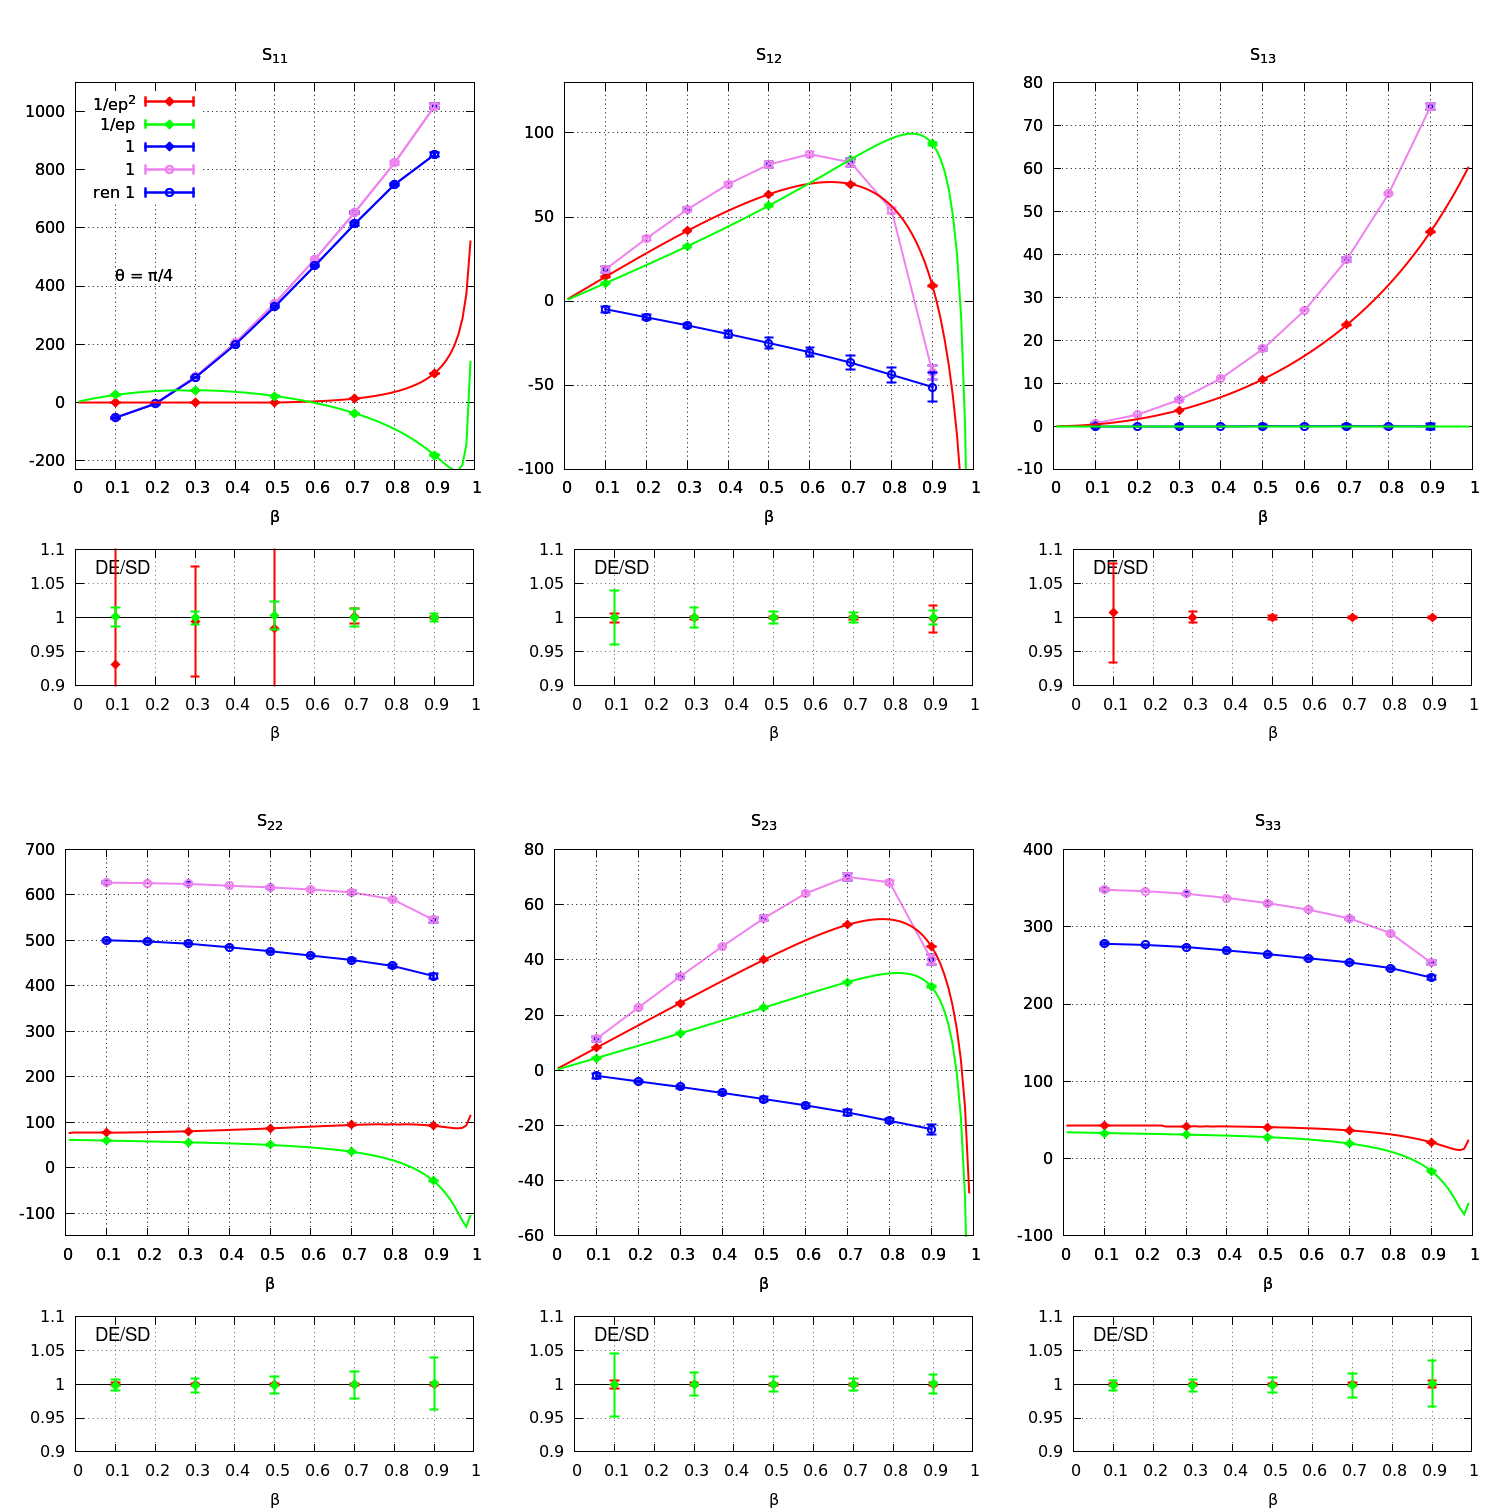

This figure's gnuplot source:
#
 
set terminal pngcairo enhanced size 21in, 21in 
set output 'soft-function-gg-re-beta.png'

set multiplot

set ylabel ""
set xlabel "{/Symbol b}"
#set format y "10^{%T}"

set style line 1 lt 1 lw 2 pt 13 ps 1.2 lc rgb "red" 
set style line 2 lt 1 lw 2 pt 13 ps 1.2 lc rgb "green" 
set style line 3 lt 1 lw 2 pt 13 ps 1.2 lc rgb "blue" 
set style line 4 lt 1 lw 2 pt 13 ps 1.2 lc rgb "violet" 

set grid
set xrange [0:1]
set xtics 0.1
set size 0.333333, 0.333333

#-----------------------------------------------------------------------------
#-----------------------------------------------------------------------------
#-- Plots
#-----------------------------------------------------------------------------
#-----------------------------------------------------------------------------

#-----------------------------------------------------------------------------
set origin 0, 0.65
set key top left spacing 1.2
set title 'S_{11}'
set yrange [-230:1100]
#set yrange [-230:130]
set label 2 "{/Symbol q} = {/Symbol p}/4" at graph 0.10, 0.50 left

plot   \
  '<paste ../tabletad11gg.dat ../tablebub11gg.dat ../table2cut11gg.dat ../oldtable1cutgg.dat'  \
  u 1:($2+$6+$24+$32):($25) w err ls 1 t '1/ep^2',\
  '<paste ../tabletad11gg.dat ../tablebub11gg.dat ../table2cut11gg.dat ../oldtable1cutgg.dat'  \
  u 1:($3+$7+$26+$33):($27) w err ls 2 t '1/ep',\
  '<paste ../tabletad11gg.dat ../tablebub11gg.dat ../table2cut11gg.dat ../oldtable1cutgg.dat'  \
  u 1:($4+$8+$28+$34):($29) w err ls 3 t '1',\
  '../tablealtgg.dat' u 1:2:3 w err ls 4 pt 6 t '1',\
  '' u 1:2 w l ls 4 t '',\
  '<paste ../tablealtgg.dat ../common/tablerge2ep0gg.dat' u 1:($2+$15):3 w err ls 3 pt 6 t 'ren 1',\
  '' u 1:($2+$15) w l ls 3 t ''


replot \
  '../common/tablergegg.dat' u 1:(-$2) w l ls 1 t '',\
  '../common/tablergegg.dat' u 1:(-$3) w l ls 2 t ''

#-----------------------------------------------------------------------------
set origin 0.33, 0.65
set key top left
set title 'S_{12}'
unset label 2 
set yrange [-100:130]

plot   \
  '<paste ../tabletad12gg.dat ../tablebub12gg.dat ../table2cut12gg.dat ../oldtable1cutgg.dat'  \
  u 1:($2+$6+$24+$36):($25) w err ls 1 t '',\
  '<paste ../tabletad12gg.dat ../tablebub12gg.dat ../table2cut12gg.dat ../oldtable1cutgg.dat'  \
  u 1:($3+$7+$26+$37):($27) w err ls 2 t '',\
  '<paste ../tabletad12gg.dat ../tablebub12gg.dat ../table2cut12gg.dat ../oldtable1cutgg.dat'  \
  u 1:($4+$8+$28+$38):($29) w err ls 3 t '',\
  '../tablealtgg.dat' u 1:4:5 w err ls 4 pt 6 t '',\
  '' u 1:4 w l ls 4 t '',\
  '<paste ../tablealtgg.dat ../common/tablerge2ep0gg.dat' u 1:($4+$16):3 w err ls 3 pt 6 t '',\
  '' u 1:($4+$16) w l ls 3 t ''

plot \
  '../common/tablergegg.dat' u 1:(-$4) w l ls 1 t '',\
  '../common/tablergegg.dat' u 1:(-$5) w l ls 2 t ''

#-----------------------------------------------------------------------------
set origin 0.66, 0.65
set key top left
set title 'S_{13}'
set yrange [-10:80]

plot   \
  '<paste ../tabletad13gg.dat ../tablebub13gg.dat ../table2cut13gg.dat ../oldtable1cutgg.dat'  \
  u 1:($2+$6+$24+$40):($25) w err ls 1 t '',\
  '<paste ../tabletad13gg.dat ../tablebub13gg.dat ../table2cut13gg.dat ../oldtable1cutgg.dat'  \
  u 1:($3+$7+$26+$41):($27) w err ls 2 t '',\
  '<paste ../tabletad13gg.dat ../tablebub13gg.dat ../table2cut13gg.dat ../oldtable1cutgg.dat'  \
  u 1:($4+$8+$28+$42):($29) w err ls 3 t '',\
  '../tablealtgg.dat' u 1:6:7 w err ls 4 pt 6 t '',\
  '' u 1:6 w l ls 4 t '',\
  '<paste ../tablealtgg.dat ../common/tablerge2ep0gg.dat' u 1:($6+$17):7 w err ls 3 pt 6 t '',\
  '' u 1:($6+$17) w l ls 3 t ''


plot \
  '../common/tablergegg.dat' u 1:(-$6) w l ls 1 t '',\
  '../common/tablergegg.dat' u 1:(-$7) w l ls 2 t ''

#-----------------------------------------------------------------------------
set origin 0, 0.142857
set key bottom left
set title 'S_{22}'
set yrange [-150:700]

plot   \
  '<paste ../tabletad22gg.dat ../tablebub22gg.dat ../table2cut22gg.dat ../oldtable1cutgg.dat'  \
  u 1:($2+$6+$24+$44):($25) w err ls 1 t '',\
  '<paste ../tabletad22gg.dat ../tablebub22gg.dat ../table2cut22gg.dat ../oldtable1cutgg.dat'  \
  u 1:($3+$7+$26+$45):($27) w err ls 2 t '',\
  '<paste ../tabletad22gg.dat ../tablebub22gg.dat ../table2cut22gg.dat ../oldtable1cutgg.dat'  \
  u 1:($4+$8+$28+$46):($29) w err ls 3 t '',\
  '../tablealtgg.dat' u 1:8:9 w err ls 4 pt 6 t '',\
  '' u 1:8 w l ls 4 t '',\
  '<paste ../tablealtgg.dat ../common/tablerge2ep0gg.dat' u 1:($8+$18):9 w err ls 3 pt 6 t '',\
  '' u 1:($8+$18) w l ls 3 t ''

plot \
  '../common/tablergegg.dat' u 1:(-$8) w l ls 1 t '',\
  '../common/tablergegg.dat' u 1:(-$9) w l ls 2 t ''

#-----------------------------------------------------------------------------
set origin 0.33, 0.142857
set key top left
set title 'S_{23}'
set yrange [-60:80]

plot   \
  '<paste ../tabletad23gg.dat ../tablebub23gg.dat ../table2cut23gg.dat ../oldtable1cutgg.dat'  \
  u 1:($2+$6+$24+$48):($25) w err ls 1 t '',\
  '<paste ../tabletad23gg.dat ../tablebub23gg.dat ../table2cut23gg.dat ../oldtable1cutgg.dat'  \
  u 1:($3+$7+$26+$49):($27) w err ls 2 t '',\
  '<paste ../tabletad23gg.dat ../tablebub23gg.dat ../table2cut23gg.dat ../oldtable1cutgg.dat'  \
  u 1:($4+$8+$28+$50):($29) w err ls 3 t '',\
  '../tablealtgg.dat' u 1:10:11 w err ls 4 pt 6 t '',\
  '' u 1:10 w l ls 4 t '',\
  '<paste ../tablealtgg.dat ../common/tablerge2ep0gg.dat' u 1:($10+$19):11 w err ls 3 pt 6 t '',\
  '' u 1:($10+$19) w l ls 3 t ''


plot \
  '../common/tablergegg.dat' u 1:(-$10) w l ls 1 t '',\
  '../common/tablergegg.dat' u 1:(-$11) w l ls 2 t ''

#-----------------------------------------------------------------------------
set origin 0.66, 0.142857
set key top left
set title 'S_{33}'
set yrange [-100:400]

plot   \
  '<paste ../tabletad33gg.dat ../tablebub33gg.dat ../table2cut33gg.dat ../oldtable1cutgg.dat'  \
  u 1:($2+$6+$24+$52):($25) w err ls 1 t '',\
  '<paste ../tabletad33gg.dat ../tablebub33gg.dat ../table2cut33gg.dat ../oldtable1cutgg.dat'  \
  u 1:($3+$7+$26+$53):($27) w err ls 2 t '',\
  '<paste ../tabletad33gg.dat ../tablebub33gg.dat ../table2cut33gg.dat ../oldtable1cutgg.dat'  \
  u 1:($4+$8+$28+$54):($29) w err ls 3 t '',\
  '../tablealtgg.dat' u 1:12:13 w err ls 4 pt 6 t '',\
  '' u 1:12 w l ls 4 t '',\
  '<paste ../tablealtgg.dat ../common/tablerge2ep0gg.dat' u 1:($12+$20):13 w err ls 3 pt 6 t '',\
  '' u 1:($12+$20) w l ls 3 t ''

plot \
  '../common/tablergegg.dat' u 1:(-$12) w l ls 1 t '',\
  '../common/tablergegg.dat' u 1:(-$13) w l ls 2 t ''


#-----------------------------------------------------------------------------
#-----------------------------------------------------------------------------
#-- Ratios
#-----------------------------------------------------------------------------
#-----------------------------------------------------------------------------
set size 0.333, 0.142857
unset title
unset label 2


#-----------------------------------------------------------------------------
set origin 0,.507
set yrange [0.9:1.1]
set label 3 "DE/SD" at graph 0.05, 0.9 left font "Helvetica,14"
plot   \
   1 lt -1 t '',\
  '<paste ../tabletad11gg.dat ../tablebub11gg.dat ../table2cut11gg.dat ../oldtable1cutgg.dat ../common/tablerge2gg.dat'  \
  u 1:(-($2+$6+$24+$32)/$80):($25/$80) w err ls 1 t '',\
  '<paste ../tabletad11gg.dat ../tablebub11gg.dat ../table2cut11gg.dat ../oldtable1cutgg.dat ../common/tablerge2gg.dat'  \
  u 1:(-($3+$7+$26+$33)/$81):($27/$81) w err ls 2 t ''



#-----------------------------------------------------------------------------
set origin 0.33,0.507
#set yrange [*:*]
plot   \
   1 lt -1 t '',\
  '<paste ../tabletad12gg.dat ../tablebub12gg.dat ../table2cut12gg.dat ../oldtable1cutgg.dat ../common/tablerge2gg.dat'  \
  u 1:(-($2+$6+$24+$36)/$82):($25/$82) w err ls 1 t '',\
  '<paste ../tabletad12gg.dat ../tablebub12gg.dat ../table2cut12gg.dat ../oldtable1cutgg.dat ../common/tablerge2gg.dat'  \
  u 1:(-($3+$7+$26+$37)/$83):($27/$83) w err ls 2 t ''



#-----------------------------------------------------------------------------
set origin 0.66,0.507
plot   \
   1 lt -1 t '',\
  '<paste ../tabletad13gg.dat ../tablebub13gg.dat ../table2cut13gg.dat ../oldtable1cutgg.dat ../common/tablerge2gg.dat'  \
  u 1:(-($2+$6+$24+$40)/$84):($25/$84) w err ls 1 t ''
#  '<paste ../tabletad13gg.dat ../tablebub13gg.dat ../table2cut13gg.dat ../oldtable1cutgg.dat ../common/tablerge2gg.dat'  \
#  u 1:(-($3+$7+$26+$41)/$85):($27/$85) w err ls 2 t ''


#-----------------------------------------------------------------------------
set origin 0,0.0
plot   \
   1 lt -1 t '',\
  '<paste ../tabletad22gg.dat ../tablebub22gg.dat ../table2cut22gg.dat ../oldtable1cutgg.dat ../common/tablerge2gg.dat'  \
  u 1:(-($2+$6+$24+$44)/$86):($25/$86) w err ls 1 t '',\
  '<paste ../tabletad22gg.dat ../tablebub22gg.dat ../table2cut22gg.dat ../oldtable1cutgg.dat ../common/tablerge2gg.dat'  \
  u 1:(-($3+$7+$26+$45)/$87):($27/$87) w err ls 2 t ''



#-----------------------------------------------------------------------------
set origin 0.33,0.0
plot   \
   1 lt -1 t '',\
  '<paste ../tabletad23gg.dat ../tablebub23gg.dat ../table2cut23gg.dat ../oldtable1cutgg.dat ../common/tablerge2gg.dat'  \
  u 1:(-($2+$6+$24+$48)/$88):($25/$88) w err ls 1 t '',\
  '<paste ../tabletad23gg.dat ../tablebub23gg.dat ../table2cut23gg.dat ../oldtable1cutgg.dat ../common/tablerge2gg.dat'  \
  u 1:(-($3+$7+$26+$49)/$89):($27/$89) w err ls 2 t ''



#-----------------------------------------------------------------------------
set origin 0.66,0.0
plot   \
   1 lt -1 t '',\
  '<paste ../tabletad33gg.dat ../tablebub33gg.dat ../table2cut33gg.dat ../oldtable1cutgg.dat ../common/tablerge2gg.dat'  \
  u 1:(-($2+$6+$24+$52)/$90):($25/$90) w err ls 1 t '',\
  '<paste ../tabletad33gg.dat ../tablebub33gg.dat ../table2cut33gg.dat ../oldtable1cutgg.dat ../common/tablerge2gg.dat'  \
  u 1:(-($3+$7+$26+$53)/$91):($27/$91) w err ls 2 t ''
